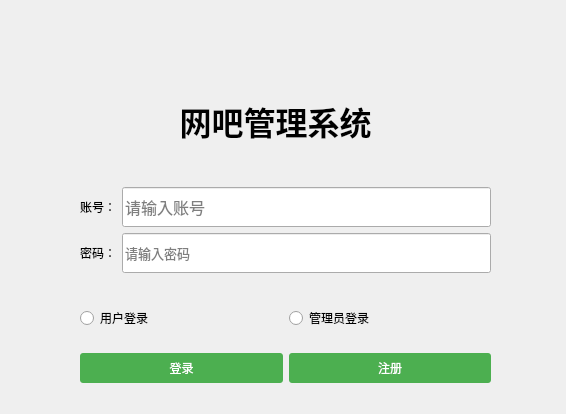
<?xml version="1.0" encoding="UTF-8"?>
<ui version="4.0">
 <class>Form</class>
 <widget class="QWidget" name="Form">
  <property name="geometry">
   <rect>
    <x>0</x>
    <y>0</y>
    <width>566</width>
    <height>414</height>
   </rect>
  </property>
  <property name="windowTitle">
   <string>Form</string>
  </property>
  <property name="styleSheet">
   <string notr="true">QPushButton {
    padding: 6px 20px; 
    border: none;     
    background-color: #4CAF50; 
    color: white;    
    border-radius: 3px;
}
QPushButton:hover { 
    background-color: #45a049;
}
QWidget {
    background-image: url(:/backGround_1.jpeg);
    background-repeat: no-repeat; 
    background-attachment: fixed;  
    background-position: center;
}</string>
  </property>
  <widget class="QLabel" name="titleLabel">
   <property name="geometry">
    <rect>
     <x>180</x>
     <y>80</y>
     <width>191</width>
     <height>81</height>
    </rect>
   </property>
   <property name="font">
    <font>
     <pointsize>24</pointsize>
     <bold>true</bold>
    </font>
   </property>
   <property name="text">
    <string>网吧管理系统</string>
   </property>
   <property name="alignment">
    <set>Qt::AlignmentFlag::AlignCenter</set>
   </property>
  </widget>
  <widget class="QWidget" name="">
   <property name="geometry">
    <rect>
     <x>80</x>
     <y>170</y>
     <width>411</width>
     <height>231</height>
    </rect>
   </property>
   <layout class="QVBoxLayout" name="verticalLayout_2">
    <item>
     <layout class="QVBoxLayout" name="verticalLayout">
      <item>
       <layout class="QHBoxLayout" name="horizontalLayout">
        <item>
         <widget class="QLabel" name="userLabel">
          <property name="text">
           <string>账号：</string>
          </property>
         </widget>
        </item>
        <item>
         <widget class="QLineEdit" name="userEdit">
          <property name="sizePolicy">
           <sizepolicy hsizetype="Expanding" vsizetype="Expanding">
            <horstretch>0</horstretch>
            <verstretch>0</verstretch>
           </sizepolicy>
          </property>
          <property name="maximumSize">
           <size>
            <width>16777215</width>
            <height>40</height>
           </size>
          </property>
          <property name="font">
           <font>
            <pointsize>12</pointsize>
           </font>
          </property>
          <property name="placeholderText">
           <string>请输入账号</string>
          </property>
         </widget>
        </item>
       </layout>
      </item>
      <item>
       <layout class="QHBoxLayout" name="horizontalLayout_2">
        <item>
         <widget class="QLabel" name="pwdLabel">
          <property name="text">
           <string>密码：</string>
          </property>
         </widget>
        </item>
        <item>
         <widget class="QLineEdit" name="pwdEdit">
          <property name="sizePolicy">
           <sizepolicy hsizetype="Expanding" vsizetype="Expanding">
            <horstretch>0</horstretch>
            <verstretch>0</verstretch>
           </sizepolicy>
          </property>
          <property name="maximumSize">
           <size>
            <width>16777215</width>
            <height>40</height>
           </size>
          </property>
          <property name="font">
           <font>
            <pointsize>10</pointsize>
           </font>
          </property>
          <property name="echoMode">
           <enum>QLineEdit::EchoMode::Password</enum>
          </property>
          <property name="placeholderText">
           <string>请输入密码</string>
          </property>
         </widget>
        </item>
       </layout>
      </item>
     </layout>
    </item>
    <item>
     <spacer name="verticalSpacer">
      <property name="orientation">
       <enum>Qt::Orientation::Vertical</enum>
      </property>
      <property name="sizeType">
       <enum>QSizePolicy::Policy::Fixed</enum>
      </property>
      <property name="sizeHint" stdset="0">
       <size>
        <width>20</width>
        <height>10</height>
       </size>
      </property>
     </spacer>
    </item>
    <item>
     <layout class="QHBoxLayout" name="horizontalLayout_3">
      <item>
       <widget class="QRadioButton" name="userRadio">
        <property name="text">
         <string>用户登录</string>
        </property>
       </widget>
      </item>
      <item>
       <widget class="QRadioButton" name="adminRadio">
        <property name="text">
         <string>管理员登录</string>
        </property>
       </widget>
      </item>
     </layout>
    </item>
    <item>
     <layout class="QHBoxLayout" name="horizontalLayout_4">
      <item>
       <widget class="QPushButton" name="loginBtn">
        <property name="minimumSize">
         <size>
          <width>0</width>
          <height>30</height>
         </size>
        </property>
        <property name="text">
         <string>登录</string>
        </property>
       </widget>
      </item>
      <item>
       <widget class="QPushButton" name="registerBtn">
        <property name="minimumSize">
         <size>
          <width>0</width>
          <height>30</height>
         </size>
        </property>
        <property name="text">
         <string>注册</string>
        </property>
       </widget>
      </item>
     </layout>
    </item>
   </layout>
  </widget>
 </widget>
 <resources/>
 <connections/>
</ui>
